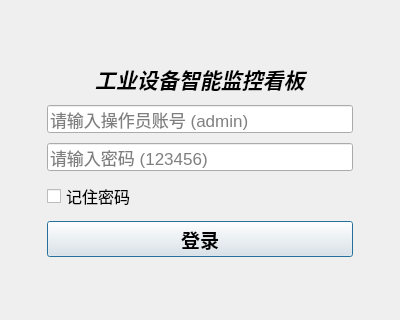
<?xml version="1.0" encoding="UTF-8"?>
<ui version="4.0">
 <class>LoginDialog</class>
 <widget class="QDialog" name="LoginDialog">
  <property name="geometry">
   <rect>
    <x>0</x>
    <y>0</y>
    <width>400</width>
    <height>320</height>
   </rect>
  </property>
  <property name="minimumSize">
   <size>
    <width>400</width>
    <height>320</height>
   </size>
  </property>
  <property name="maximumSize">
   <size>
    <width>400</width>
    <height>320</height>
   </size>
  </property>
  <property name="windowTitle">
   <string>Dialog</string>
  </property>
  <layout class="QVBoxLayout" name="verticalLayout_2">
   <item>
    <layout class="QVBoxLayout" name="verticalLayout">
     <property name="spacing">
      <number>10</number>
     </property>
     <property name="leftMargin">
      <number>36</number>
     </property>
     <property name="topMargin">
      <number>28</number>
     </property>
     <property name="rightMargin">
      <number>36</number>
     </property>
     <property name="bottomMargin">
      <number>24</number>
     </property>
     <item>
      <widget class="QLabel" name="lab_logo">
       <property name="text">
        <string/>
       </property>
       <property name="pixmap">
        <pixmap resource="../../res/res.qrc">:/icons/logo.jpg</pixmap>
       </property>
       <property name="alignment">
        <set>Qt::AlignmentFlag::AlignCenter</set>
       </property>
      </widget>
     </item>
     <item>
      <widget class="QLabel" name="lab_Text">
       <property name="font">
        <font>
         <pointsize>16</pointsize>
         <italic>true</italic>
         <bold>true</bold>
        </font>
       </property>
       <property name="text">
        <string>工业设备智能监控看板</string>
       </property>
       <property name="alignment">
        <set>Qt::AlignmentFlag::AlignCenter</set>
       </property>
      </widget>
     </item>
     <item>
      <widget class="QLineEdit" name="line_Username">
       <property name="enabled">
        <bool>true</bool>
       </property>
       <property name="font">
        <font>
         <pointsize>13</pointsize>
        </font>
       </property>
       <property name="placeholderText">
        <string>请输入操作员账号 (admin)</string>
       </property>
      </widget>
     </item>
     <item>
      <widget class="QLineEdit" name="line_Password">
       <property name="font">
        <font>
         <pointsize>13</pointsize>
        </font>
       </property>
       <property name="placeholderText">
        <string>请输入密码 (123456)</string>
       </property>
      </widget>
     </item>
     <item>
      <widget class="QCheckBox" name="chkRemember">
       <property name="font">
        <font>
         <pointsize>12</pointsize>
        </font>
       </property>
       <property name="text">
        <string>记住密码</string>
       </property>
       <property name="iconSize">
        <size>
         <width>30</width>
         <height>12</height>
        </size>
       </property>
      </widget>
     </item>
     <item>
      <widget class="QPushButton" name="btn_Login">
       <property name="font">
        <font>
         <pointsize>14</pointsize>
         <bold>true</bold>
        </font>
       </property>
       <property name="text">
        <string>登录</string>
       </property>
      </widget>
     </item>
     <item>
      <widget class="QLabel" name="lab_ErrorHint">
       <property name="font">
        <font>
         <pointsize>12</pointsize>
        </font>
       </property>
       <property name="text">
        <string/>
       </property>
      </widget>
     </item>
    </layout>
   </item>
  </layout>
 </widget>
 <resources>
  <include location="../../res/res.qrc"/>
 </resources>
 <connections/>
</ui>
